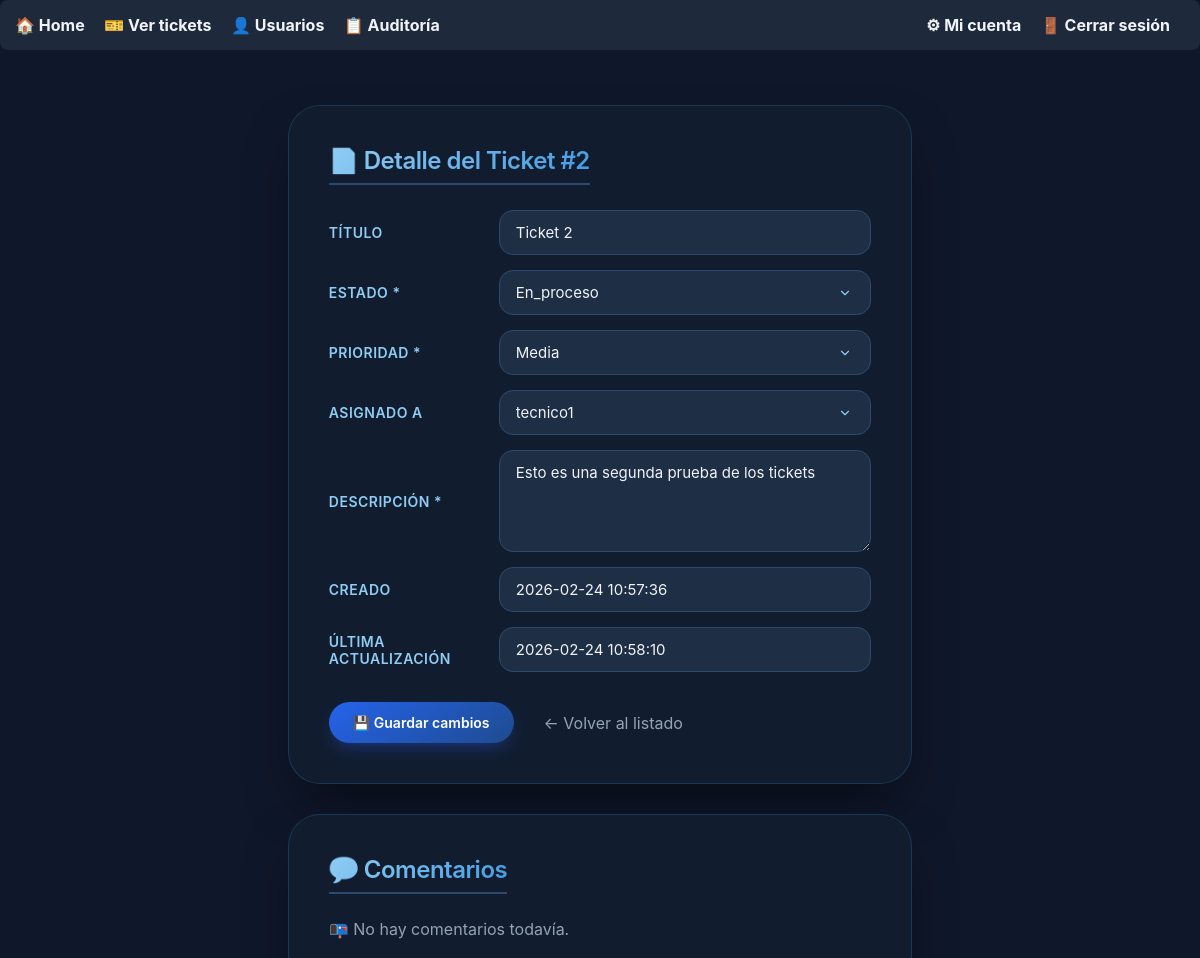
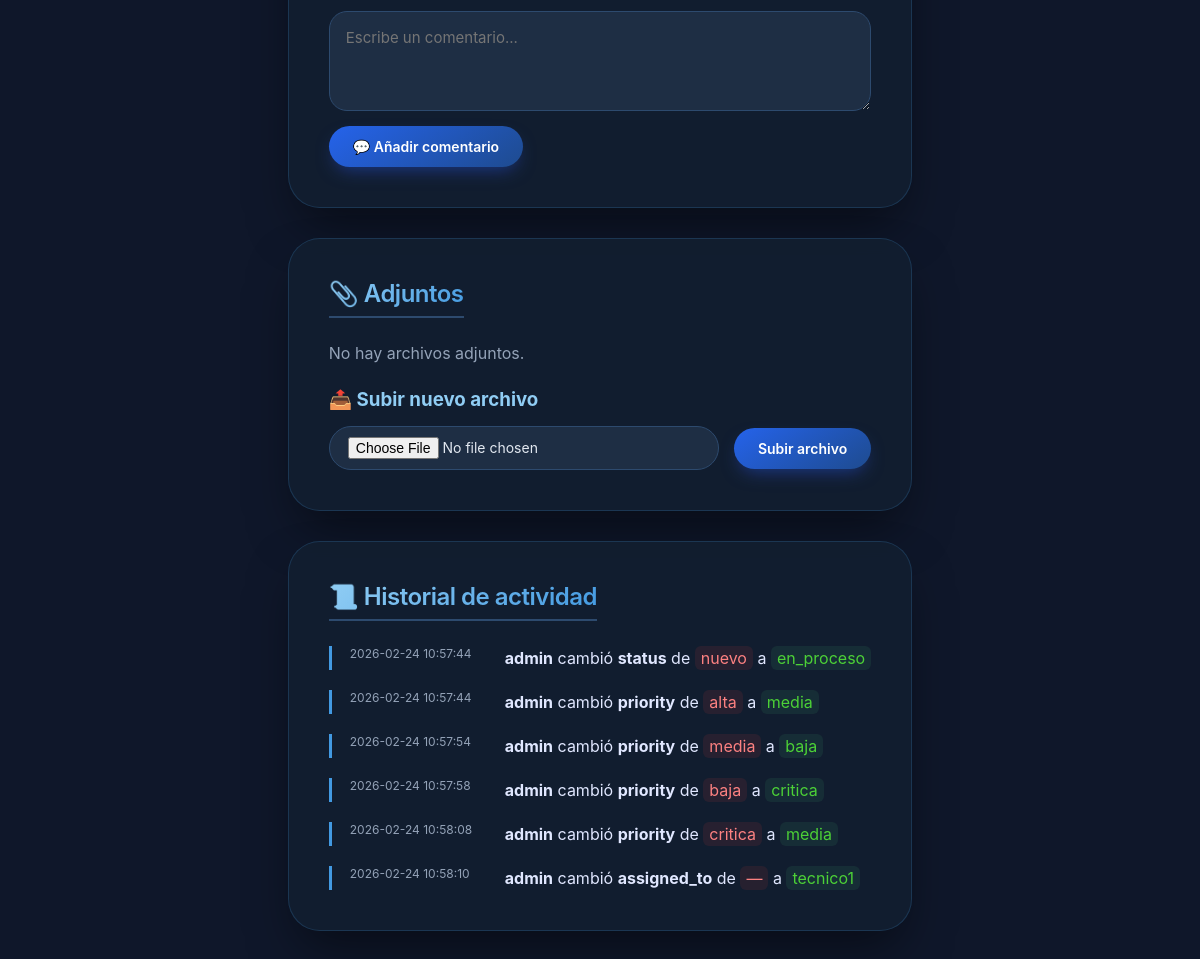
The page /ticket_detail.php?id=2 (signed in) on the database its author committed (2 pictures, top to bottom).
### tables this page shows
CREATE TABLE tickets (
            id INTEGER PRIMARY KEY AUTOINCREMENT,
            title TEXT NOT NULL,
            description TEXT NOT NULL,
            status TEXT NOT NULL,
            priority TEXT NOT NULL,
            category TEXT NOT NULL,
            created_by INTEGER NOT NULL,
            assigned_to INTEGER NULL,
            created_at TEXT NOT NULL DEFAULT (datetime('now')),
            updated_at TEXT NOT NULL DEFAULT (datetime('now')),

            FOREIGN KEY (created_by) REFERENCES users(id) ON DELETE CASCADE,
            FOREIGN KEY (assigned_to) REFERENCES users(id) ON DELETE SET NULL
        );

CREATE TABLE historial_cambios (
            id INTEGER PRIMARY KEY AUTOINCREMENT,
            ticket_id INTEGER NOT NULL,
            user_id INTEGER NOT NULL,
            campo_modificado TEXT NOT NULL,
            valor_anterior TEXT,
            valor_nuevo TEXT,
            fecha_cambio TEXT NOT NULL DEFAULT (datetime('now')),

            FOREIGN KEY (ticket_id) REFERENCES tickets(id) ON DELETE CASCADE,
            FOREIGN KEY (user_id) REFERENCES users(id) ON DELETE CASCADE
        );

CREATE TABLE users (
            id INTEGER PRIMARY KEY AUTOINCREMENT,
            username TEXT NOT NULL UNIQUE,
            password_hash TEXT NOT NULL,
            role TEXT NOT NULL CHECK(role IN ('admin','tecnico','lector')),
            created_at TEXT NOT NULL DEFAULT (datetime('now'))
        );

### public/ticket_detail.php (called while the page is built, shortened)
<?php
require_once __DIR__ . '/../app/audit.php';
$db->setAttribute(PDO::ATTR_ERRMODE, PDO::ERRMODE_EXCEPTION);
$id = filter_input(INPUT_GET, 'id', FILTER_VALIDATE_INT);
$stmt = $db->prepare("
    SELECT t.*, u.username AS assigned_user
    FROM tickets t
    LEFT JOIN users u ON t.assigned_to = u.id
    WHERE t.id = :id
");
$stmt->execute([':id' => $id]);
$ticket = $stmt->fetch(PDO::FETCH_ASSOC);
$stmt = $db->prepare("
    SELECT a.*, u.username
    FROM attachments a
    LEFT JOIN users u ON a.uploaded_by = u.id
    WHERE a.ticket_id = :ticket_id
    ORDER BY a.created_at DESC
");
$stmt->execute([':ticket_id' => $id]);
$attachments = $stmt->fetchAll(PDO::FETCH_ASSOC);
$ticket['assigned_to'] = $ticket['assigned_to'] ?? null;
$ticket['updated_at']  = $ticket['updated_at'] ?? null;
$ticket['description'] = $ticket['description'] ?? '';
$ticket['status']      = $ticket['status'] ?? '';
$ticket['priority']    = $ticket['priority'] ?? '';
$stmtComments = $db->prepare("
    SELECT c.*, u.username
    FROM ticket_comments c
    LEFT JOIN users u ON c.user_id = u.id
    WHERE c.ticket_id = :ticket_id
    ORDER BY c.created_at ASC
");
$stmtComments->execute([':ticket_id' => $id]);
$comments = $stmtComments->fetchAll(PDO::FETCH_ASSOC);
$stmtHistorial = $db->prepare("
    SELECT h.*, u.username
    FROM historial_cambios h
    LEFT JOIN users u ON h.user_id = u.id
    WHERE h.ticket_id = :ticket_id
    ORDER BY h.fecha_cambio ASC
");
$stmtHistorial->execute([':ticket_id' => $id]);
$historial = $stmtHistorial->fetchAll(PDO::FETCH_ASSOC);
$timeline = [];
foreach ($historial as $change) {
    $timeline[] = [
        'type'       => 'change',
        'created_at' => $change['fecha_cambio'],
        'data'       => $change
    ];
}
usort($timeline, function ($a, $b) {
    return strtotime($a['created_at']) <=> strtotime($b['created_at']);
});
$technicians = [];
if ($_SESSION['role'] !== 'lector') {
    $stmtTech = $db->prepare("
        SELECT id, username
        FROM users
        WHERE role = 'tecnico'
        ORDER BY username ASC
    ");
    $stmtTech->execute();
    $technicians = $stmtTech->fetchAll(PDO::FETCH_ASSOC);
}
$userMap = [];
$stmtUsers = $db->prepare("SELECT id, username FROM users WHERE role IN ('admin', 'tecnico')");
$stmtUsers->execute();
while ($row = $stmtUsers->fetch(PDO::FETCH_ASSOC)) {
    $userMap[$row['id']] = $row['username'];
}
require_once __DIR__ . '/../views/partials/menu.php';
require_once __DIR__ . '/../views/tickets/detail.php';

### views/tickets/detail.php (the view, shortened to what this page needs)
<div class="detail-wrapper">
    <div class="detail-card">
        <h1 class="section-title">📄 Detalle del Ticket #<?= htmlspecialchars($ticket['id']) ?></h1>
        <?php if ($_SESSION['role'] === 'lector'): ?>
            <div class="detail-grid">
                <label>Título</label>
                <div><?= htmlspecialchars($ticket['title']) ?></div>
                <label>Estado</label>
                <div><?= ucfirst($ticket['status'] ?: 'Sin estado') ?></div>
                <label>Prioridad</label>
                <div><?= ucfirst($ticket['priority'] ?: 'Sin prioridad') ?></div>
                <label>Asignado a</label>
                <div><?= htmlspecialchars($ticket['assigned_user'] ?? 'Sin asignar') ?></div>
                <label>Descripción</label>
                <div><?= nl2br(htmlspecialchars($ticket['description'])) ?></div>
                <label>Creado</label>
                <div><?= htmlspecialchars($ticket['created_at']) ?></div>
                <label>Última actualización</label>
                <div><?= htmlspecialchars($ticket['updated_at']) ?></div>
            </div>
            <a href="tickets_view.php" class="btn-back">← Volver al listado</a>
        <?php else: ?>
            <form method="POST" action="">
                <div class="detail-grid">
                    <label>Título</label>
                    <div><?= htmlspecialchars($ticket['title']) ?></div>
                    <label>Estado *</label>
                    <select name="status" required>
                        <?php foreach (TICKET_STATUS as $s): ?>
                            <option value="<?= $s ?>" <?= $ticket['status'] === $s ? 'selected' : '' ?>>
                                <?= ucfirst($s) ?>
                            </option>
                        <?php endforeach; ?>
                    </select>
                    <label>Prioridad *</label>
                    <select name="priority" required>
                        <?php foreach (TICKET_PRIORITY as $p): ?>
                            <option value="<?= $p ?>" <?= $ticket['priority'] === $p ? 'selected' : '' ?>>
                                <?= ucfirst($p) ?>
                            </option>
                        <?php endforeach; ?>
                    </select>
                    <label>Asignado a</label>
                    <select name="assigned_to">
                        <?php foreach ($technicians as $tech): ?>
                            <option value="<?= $tech['id'] ?>" <?= $ticket['assigned_to'] == $tech['id'] ? 'selected' : '' ?>>
                                <?= htmlspecialchars($tech['username']) ?>
                            </option>
                        <?php endforeach; ?>
                    </select>
                    <label>Descripción *</label>
                    <textarea name="description" rows="4" required><?= htmlspecialchars($ticket['description']) ?></textarea>
                    <label>Creado</label>
                    <div><?= htmlspecialchars($ticket['created_at']) ?></div>
                    <label>Última actualización</label>
                    <div><?= htmlspecialchars($ticket['updated_at']) ?></div>
                </div>
                <div style="display: flex; gap: 15px; align-items: center; margin-top: 20px;">
                    <button type="submit" class="btn-primary">💾 Guardar cambios</button>
                    <a href="tickets_view.php" class="btn-back">← Volver al listado</a>
                </div>
            </form>
        <?php endif; ?>
    </div>
    <div class="detail-card">
        <h2 class="section-title">💬 Comentarios</h2>
        <?php if (!empty($comments)): ?>
            <div class="timeline">
                <?php
                $totalComments = count($comments);
                foreach ($comments as $index => $c):
                    $isLast = ($index === $totalComments - 1);
                    $username = $c['username'] ?? 'Usuario';
                    $date = new DateTime($c['created_at']);
                    $now = new DateTime();
                    $diff = $now->diff($date);
                    if ($diff->d > 0) {
                        $timeAgo = "hace " . $diff->d . " día(s)";
                    } elseif ($diff->h > 0) {
                        $timeAgo = "hace " . $diff->h . " hora(s)";
                    } elseif ($diff->i > 0) {
                        $timeAgo = "hace " . $diff->i . " minuto(s)";
                    } else {
                        $timeAgo = "justo ahora";
                    }
                    $exactDate = $date->format('d/m/Y H:i');
                ?>
                    <div class="timeline-item <?= $isLast ? 'timeline-latest' : '' ?>">
                        <div class="timeline-marker"></div>
                        <div class="comment-content">
                            <div class="comment-header">
                                <span class="comment-author"><?= htmlspecialchars($username) ?></span>
                                <span class="comment-date"><?= $timeAgo ?> · <?= $exactDate ?></span>
                                <?php if ($isLast): ?>
                                    <span class="timeline-badge">Última actualización</span>
                                <?php endif; ?>
                            </div>
                            <div class="comment-text">
                                <?= nl2br(htmlspecialchars($c['comment'])) ?>
                            </div>
                        </div>
                    </div>
                <?php endforeach; ?>
            </div>
        <?php else: ?>
            <p style="color: #94a3b8;">📭 No hay comentarios todavía.</p>
        <?php endif; ?>
        <?php if ($_SESSION['role'] !== 'lector'): ?>
            <form method="POST" action="" class="comment-form">
                <textarea name="comment" placeholder="Escribe un comentario..." required></textarea>
                <button type="submit" class="btn-primary">💬 Añadir comentario</button>
            </form>
        <?php endif; ?>
    </div>
    <div class="detail-card">
        <h2 class="section-title">📎 Adjuntos</h2>
        <?php if (empty($attachments)): ?>
            <p style="color: #94a3b8;">No hay archivos adjuntos.</p>
        <?php endif; ?>
        <?php if ($_SESSION['role'] !== 'lector'): ?>
            <h3 style="margin: 25px 0 15px; color: #90cdf4;">📤 Subir nuevo archivo</h3>
            <form action="upload_attachment.php" method="POST" enctype="multipart/form-data" class="upload-form">
                <input type="file" name="attachment" required class="file-input">
                <button type="submit" class="btn-primary">Subir archivo</button>
            </form>
        <?php endif; ?>
    </div>
    <div class="detail-card">
        <h2 class="section-title">📜 Historial de actividad</h2>
        <?php if (empty($timeline)): ?>
            <p class="empty-history">No hay actividad registrada aún.</p>
        <?php else: ?>
            <div class="history-list">
                <?php foreach ($timeline as $item): ?>
                    <div class="history-item">
                        <div class="history-date"><?= htmlspecialchars($item['created_at']) ?></div>
                        <div class="history-content">
                            <?php if ($item['type'] === 'comment'): ?>
                                <p>
                                    <strong><?= htmlspecialchars($item['data']['username']) ?></strong> comentó:
                                </p>
                                <div class="history-box">
                                    <?= nl2br(htmlspecialchars($item['data']['comment'])) ?>
                                </div>
                            <?php elseif ($item['type'] === 'change'):
                                $campo = $item['data']['campo_modificado'];
                                $oldRaw = $item['data']['valor_anterior'];
                                $newRaw = $item['data']['valor_nuevo'];
                                if ($campo === 'assigned_to' && isset($userMap)) {
                                    $oldDisplay = (is_numeric($oldRaw) && isset($userMap[$oldRaw])) ? $userMap[$oldRaw] : ($oldRaw ?: '—');
                                    $newDisplay = (is_numeric($newRaw) && isset($userMap[$newRaw])) ? $userMap[$newRaw] : ($newRaw ?: '—');
                                } else {
                                    $oldDisplay = $oldRaw ?: '—';
                                    $newDisplay = $newRaw ?: '—';
                                }
                            ?>
                                <p>
                                    <strong><?= htmlspecialchars($item['data']['username']) ?></strong>
                                    cambió
                                    <strong><?= htmlspecialchars($campo) ?></strong>
                                    de <span class="old-value"><?= htmlspecialchars($oldDisplay) ?></span>
                                    a <span class="new-value"><?= htmlspecialchars($newDisplay) ?></span>
                                </p>
                            <?php endif; ?>
                        </div>
                    </div>
                <?php endforeach; ?>
            </div>
        <?php endif; ?>
    </div>
</div>

### rows shown on the page
tickets: id "2", title "Ticket 2", status "En_proceso", priority "Media", assigned_to "tecnico1", description "Esto es una segunda prueba de los tickets", created_at "2026-02-24 10:57:36", updated_at "2026-02-24 10:58:10"
historial_cambios: created_at "2026-02-24 10:57:44", user.username "admin", campo_modificado "status", valor_anterior "nuevo", valor_nuevo "en_proceso"
historial_cambios: created_at "2026-02-24 10:57:44", user.username "admin", campo_modificado "priority", valor_anterior "alta", valor_nuevo "media"
historial_cambios: created_at "2026-02-24 10:57:54", user.username "admin", campo_modificado "priority", valor_anterior "media", valor_nuevo "baja"
historial_cambios: created_at "2026-02-24 10:57:58", user.username "admin", campo_modificado "priority", valor_anterior "baja", valor_nuevo "critica"
historial_cambios: created_at "2026-02-24 10:58:08", user.username "admin", campo_modificado "priority", valor_anterior "critica", valor_nuevo "media"
historial_cambios: created_at "2026-02-24 10:58:10", user.username "admin", campo_modificado "assigned_to", oldDisplay "—", valor_nuevo "tecnico1"
